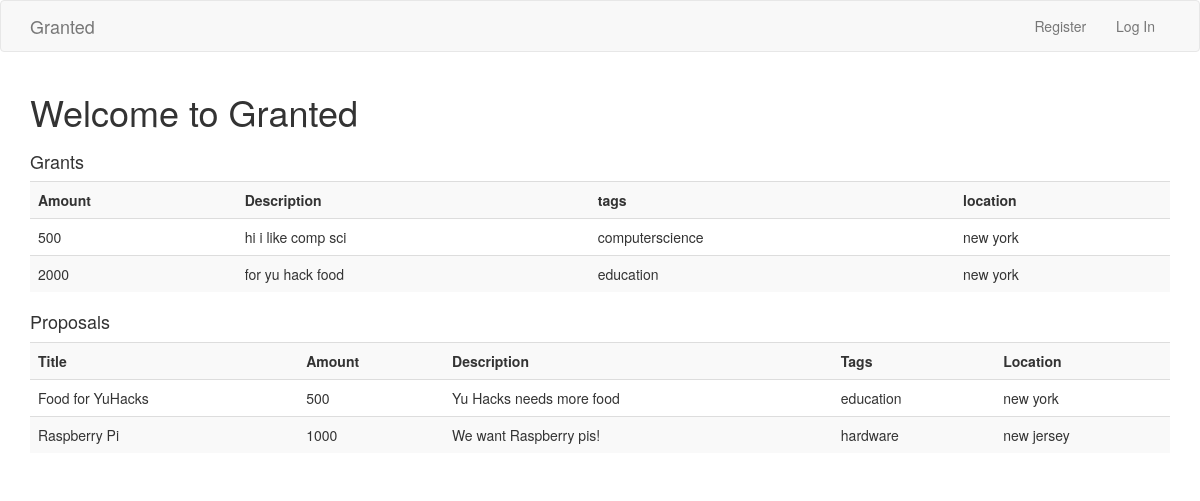
Before: / with the older database file.
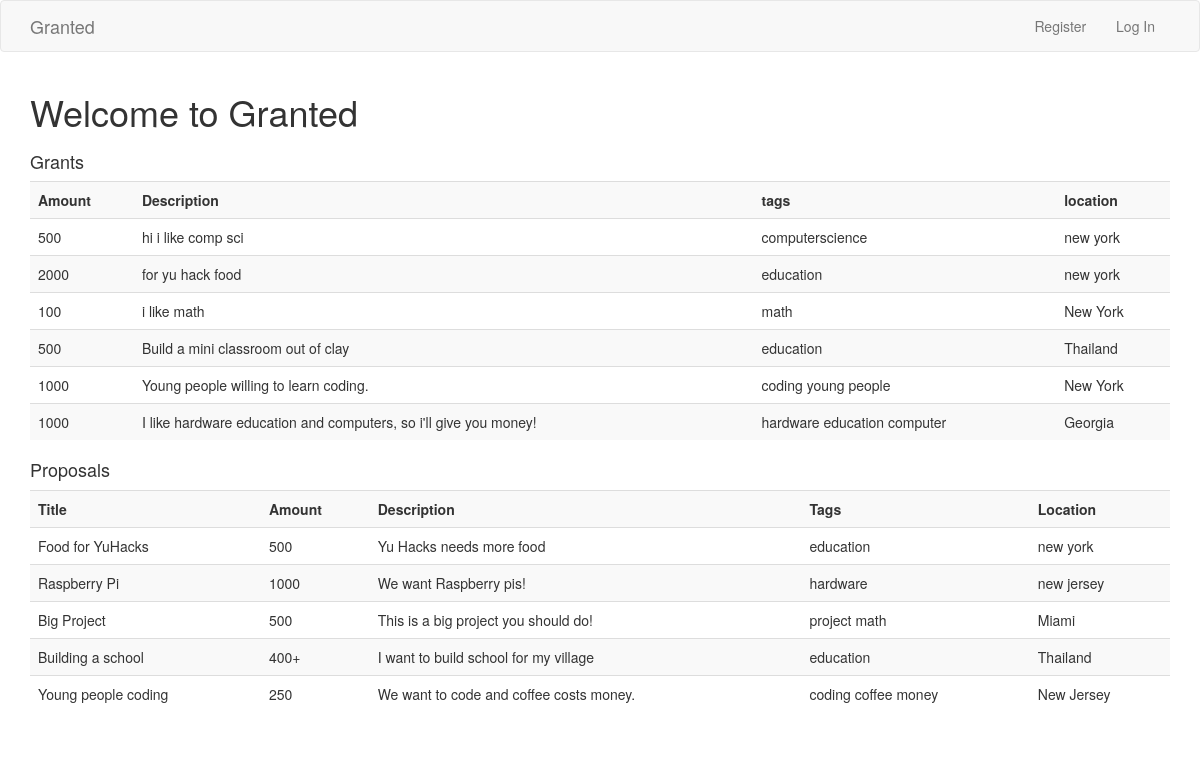
After: the same page with the newer database file.
### application.py (models this page shows)
class Grant(db.Model):
	__tablename__ = 'grants'
	id = db.Column('id', db.Integer, nullable = False, primary_key = True, unique = True)
	userid = db.Column('userid', db.Integer, nullable = False)
	amount = db.Column('amount', db.Integer, nullable = False, )
	description = db.Column('description', db.String(), nullable = False, )
	tags = db.Column('tags', db.String(), nullable = False)
	location = db.Column('location', db.String(), nullable = False)

class Props(db.Model):
	__tablename__ = 'proposals'
	id = db.Column('id', db.Integer, nullable = False, primary_key = True, unique = True)
	userid = db.Column('userid', db.Integer, nullable = False)
	title = db.Column('title', db.String(), nullable = False)
	amount = db.Column('amount', db.Integer, nullable = False)
	description = db.Column('description', db.String(), nullable = False, )
	tags = db.Column('tags', db.String(), nullable = False)
	location = db.Column('location', db.String(), nullable = False)

### application.py (the view)
@app.route('/')
def index():
	if 'logged_in' in session:
		props = Props.query.filter(Props.userid != session['id']).all()
		grants = Grant.query.filter(Grant.userid != session['id']).all()
	else:
		props = Props.query.all()
		grants = Grant.query.all()
	return render_template('index.html', grants = grants, props = props)

### templates/index.html
{% extends 'layout.html' %}
{% block body %}
<header id="header">
		<div class="container">
			<h1>Welcome to Granted</h1>
		</div>
</header>
<div class="container">
	<h4>Grants</h4>
		<table class="table table-striped">
			<tr>
				<th>Amount</th>
				<th>Description</th>
				<th>tags</th>
				<th>location</th>
			</tr>
			{% for grant in grants %}
				<tr>
					<td>{{grant.amount}}</td>
					<td>{{grant.description}}</td>
					<td>{{grant.tags}}</td>
					<td>{{grant.location}}</td>
				</tr>
			{% endfor %}
		</table>
	<h4>Proposals</h4>
		<table class="table table-striped">
		<tr>
			<th>Title</th>
			<th>Amount</th>
			<th>Description</th>
			<th>Tags</th>
			<th>Location</th>
		</tr>
		{% for prop in props %}
			<tr>
				<td>{{prop.title}}</td>
				<td>{{prop.amount}}</td>
				<td>{{prop.description}}</td>
				<td>{{prop.tags}}</td>
				<td>{{prop.location}}</td>
			</tr>
		{% endfor %}
	</table>
</div>
{% endblock %}

### templates/layout.html (shortened to what this page needs)
<!DOCTYPE html>
<html>
	<head>
	</head>
	<body>
		{% include 'includes/_navbar.html' %}
		{% block body %}{% endblock %}
	</body>
</html>

### templates/includes/_navbar.html (shortened to what this page needs)
<nav class="navbar navbar-default">
  <div class="container">
    <div class="navbar-header">
      <a class="navbar-brand" href="/">Granted</a>
    </div>
    <div id="navbar" class="collapse navbar-collapse">
      <ul class="nav navbar-nav navbar-right">
        {% if session.logged_in %}
        <li><a>Welcome, {{session.username}}</a></li>
        <li><a href="/gdash">Grants</a></li>
        <li><a href="/pdash">Proposals</a></li>
        <li><a href="/logout">Log Out</a></li>
        {% else %}
          <li> <a href="/register">Register</a></li>
          <li><a href="/login">Log In</a></li>
        {% endif %}
      </ul>
    </div>
  </div>
</nav>

Changed rows visible on the page:
added Grant: amount "100", description "i like math", tags "math", location "New York"
added Grant: amount "500", description "Build a mini classroom out of clay", tags "education", location "Thailand"
added Grant: amount "1000", description "Young people willing to learn coding.", tags "coding young people", location "New York"
added Grant: amount "1000", description "I like hardware education and computers, so i'll give you money!", tags "hardware education computer", location "Georgia"
added Props: title "Big Project", amount "500", description "This is a big project you should do!", tags "project math", location "Miami"
added Props: title "Building a school", amount "400+", description "I want to build school for my village", tags "education", location "Thailand"
added Props: title "Young people coding", amount "250", description "We want to code and coffee costs money.", tags "coding coffee money", location "New Jersey"
